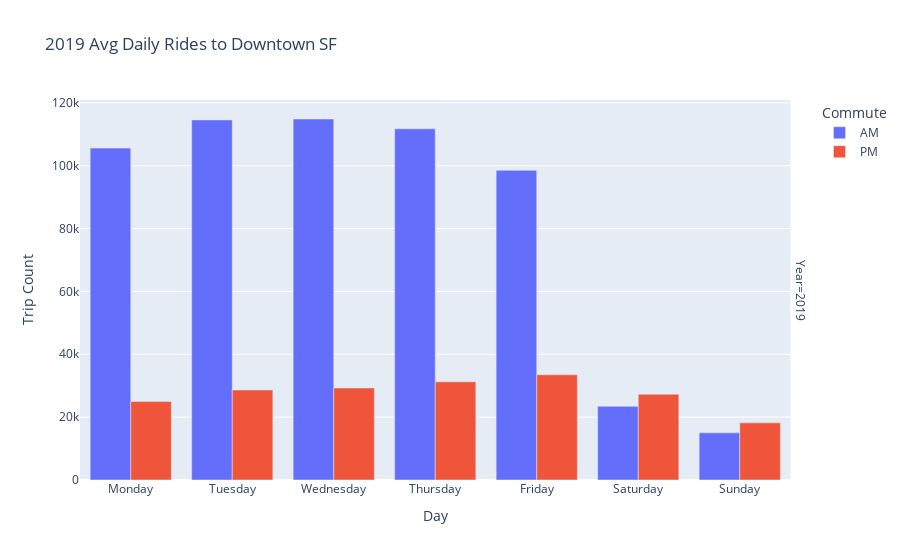

Notebook cell for this chart:
### Code cell
# AM_commute_2019 = AM_commute[AM_commute['Year']==2019]
# AM_commute_2019
# com2019 = px.bar(AM_commute_2019, x = "Day", y = "Trip Count", color = 'Commute', barmode = 'group')
# com2019.show()

AM_commute_2019 = AM_commute[AM_commute['Year']==2019]
AM_commute_2019
com2019 = px.bar(alt[alt['Year']==2019], x = "Day", y = "Trip Count", color = 'Commute', barmode = 'group',facet_row="Year", title = "2019 Avg Daily Rides to Downtown SF")
com2019.show()

### Figure 1 — Plotly figure (JSON) as saved in the notebook; plotly's stock layout.template omitted (floating-point values rounded to 4 significant figures)
{"data": [{"alignmentgroup": "True", "hovertemplate": "Commute=AM<br>Year=2019<br>Day=%{x}<br>Trip Count=%{y}<extra></extra>", "legendgroup": "AM", "marker": {"color": "#636efa", "pattern": {"shape": ""}}, "name": "AM", "offsetgroup": "AM", "orientation": "v", "showlegend": true, "textposition": "auto", "type": "bar", "x": ["Monday", "Tuesday", "Wednesday", "Thursday", "Friday", "Saturday", "Sunday"], "xaxis": "x", "y": [105606, 114579, 114866, 111747, 98529, 23458, 14995], "yaxis": "y"}, {"alignmentgroup": "True", "hovertemplate": "Commute=PM<br>Year=2019<br>Day=%{x}<br>Trip Count=%{y}<extra></extra>", "legendgroup": "PM", "marker": {"color": "#EF553B", "pattern": {"shape": ""}}, "name": "PM", "offsetgroup": "PM", "orientation": "v", "showlegend": true, "textposition": "auto", "type": "bar", "x": ["Monday", "Tuesday", "Wednesday", "Thursday", "Friday", "Saturday", "Sunday"], "xaxis": "x", "y": [24990, 28641, 29283, 31234, 33476, 27294, 18190], "yaxis": "y"}], "layout": {"annotations": [{"font": {}, "showarrow": false, "text": "Year=2019", "textangle": 90, "x": 0.98, "xanchor": "left", "xref": "paper", "y": 0.5, "yanchor": "middle", "yref": "paper"}], "autosize": true, "barmode": "group", "legend": {"title": {"text": "Commute"}, "tracegroupgap": 0}, "title": {"text": "2019 Avg Daily Rides to Downtown SF"}, "xaxis": {"anchor": "y", "autorange": true, "domain": [0, 0.98], "range": [-0.5, 6.5], "title": {"text": "Day"}, "type": "category"}, "yaxis": {"anchor": "x", "autorange": true, "domain": [0, 1], "range": [0, 120900.0], "title": {"text": "Trip Count"}, "type": "linear"}}}
